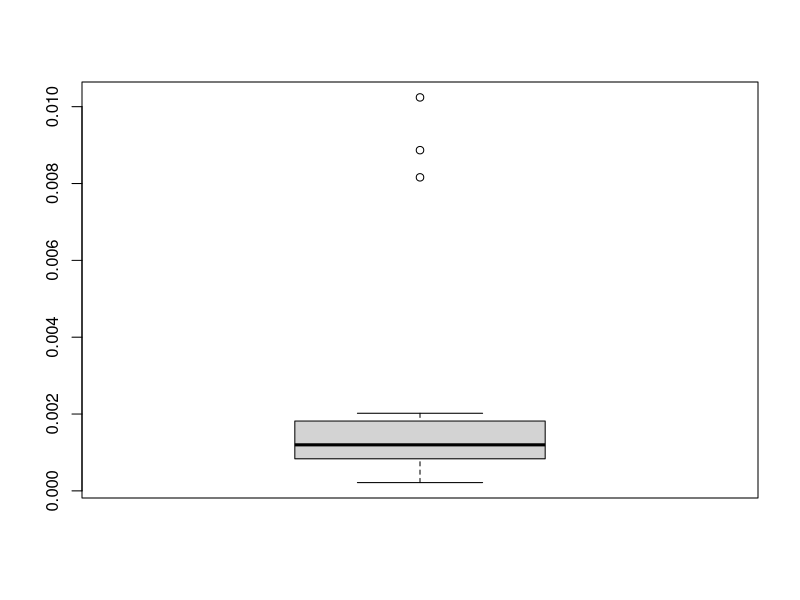
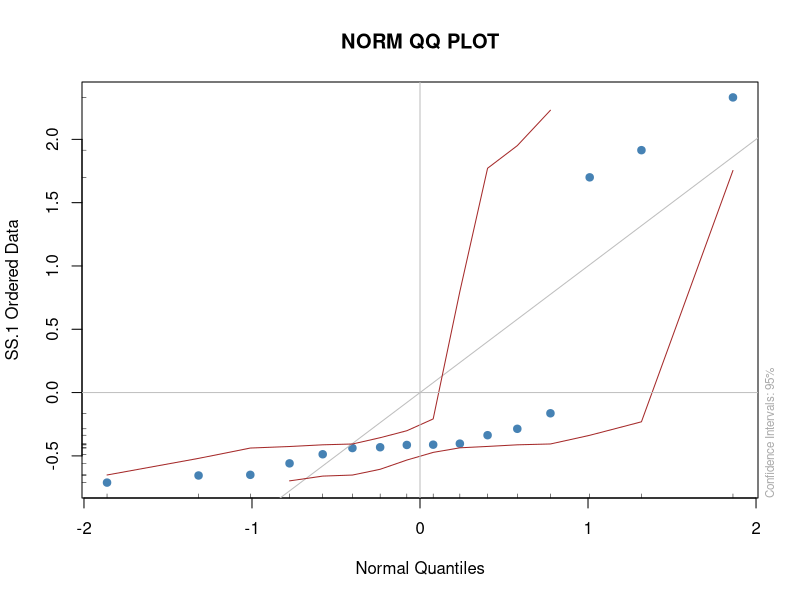
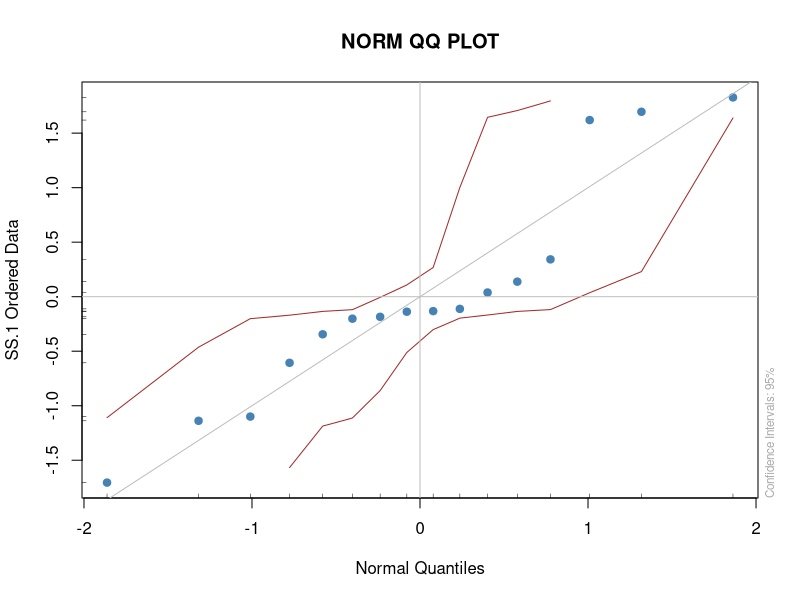
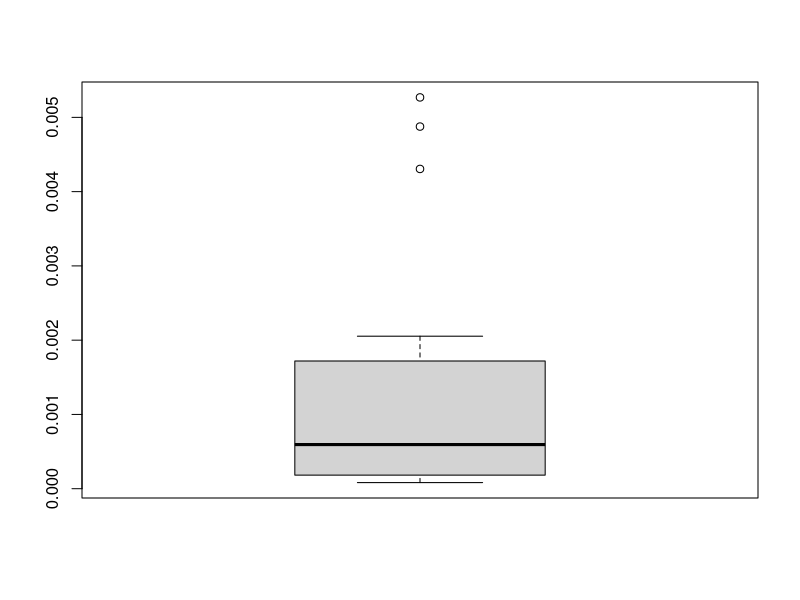
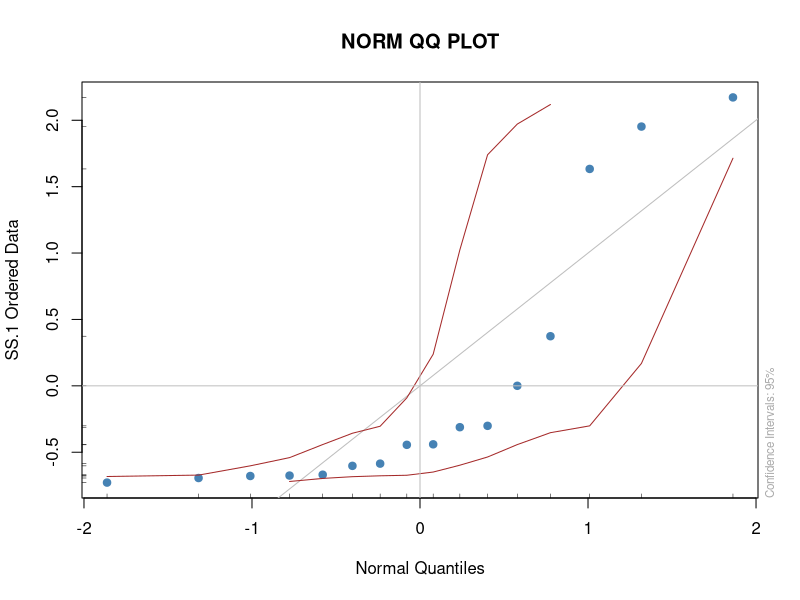
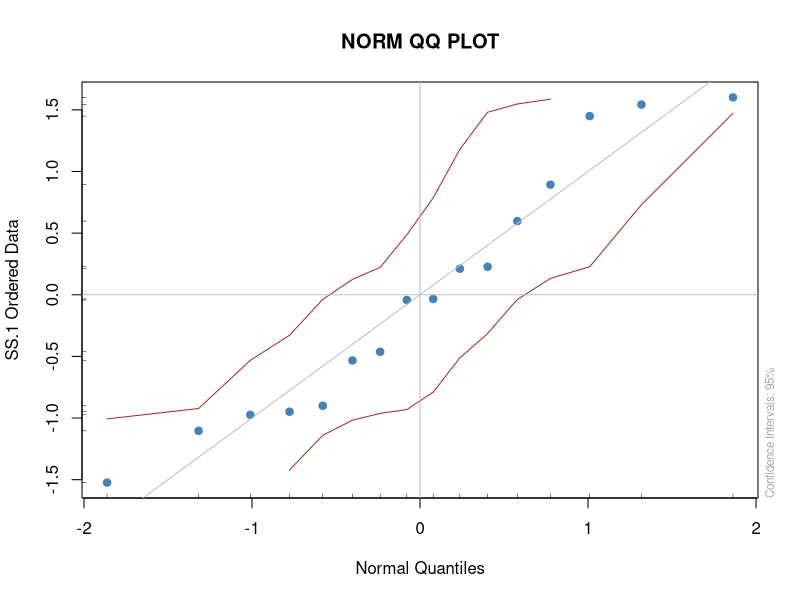
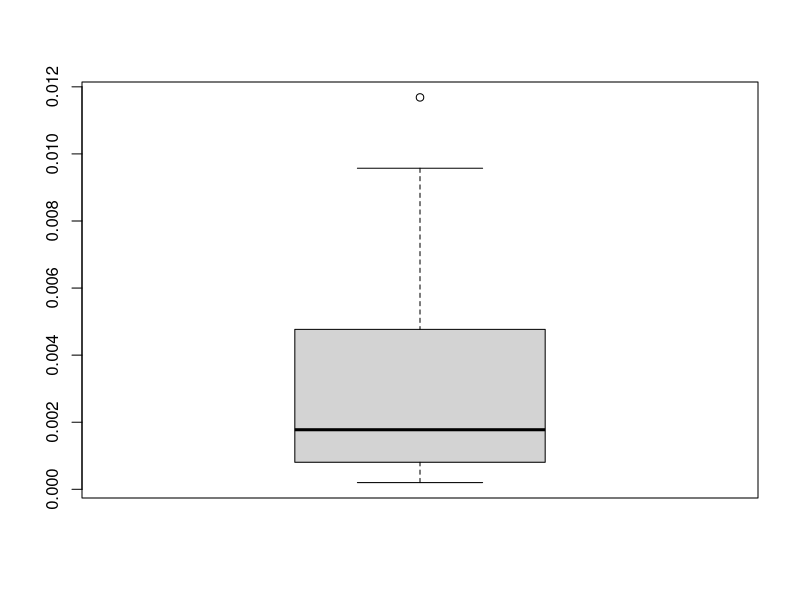
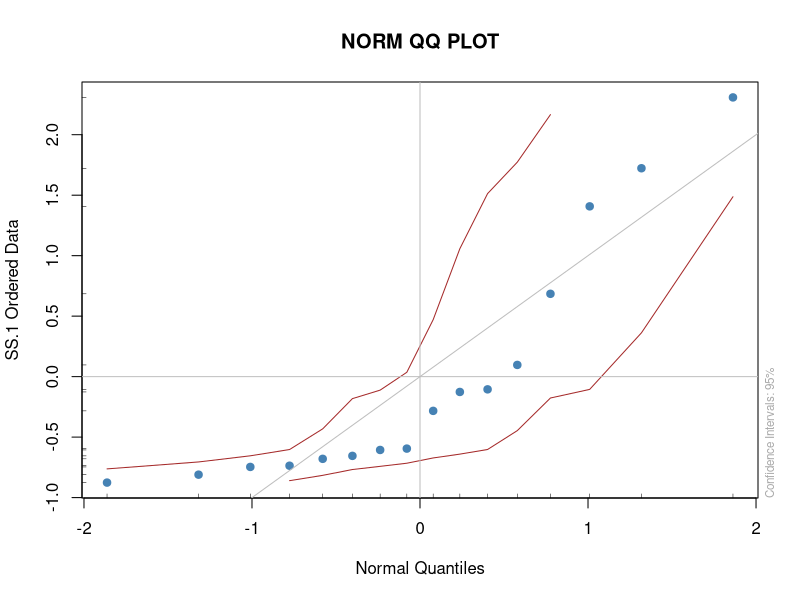

Recreate these plots in R, in order.
All_16S <- read.csv(file = "16S_all.csv",header = TRUE)
T0_16S <- All_16S[All_16S$Time==0,]

Mco <- T0_16S$Methylococcaceae
Mm <- T0_16S$Methylomonadaceae
Mcy <- T0_16S$Methylocystaceae
Ma <- T0_16S$Methylacidiphilaceae
Mp <- T0_16S$Methylophilaceae

geochem <- read.csv(file = "T0_geochem.csv" ,sep = ",", header = TRUE)
row.names(geochem) <- geochem[,1] #set row names
geochem <- geochem[,-1] #remove first column
geochem <- geochem[,-5] #remove empty column at end

o2 <- geochem$Modeled_Initial_Oxygen
ch4 <- geochem$Modeled_Initial_Methane
temp <- c(20.01,20.024,20.099,27.287,27.308,27.253,28.339,
          28.544,28.575,27.794,27.93,20.268,20.153,20.127,18.287,18.276)
rate_constant<-geochem$Rate_Constant

#Test normality 
library(fBasics)

###########################
#For Microbiological Data #
###########################

boxplot(Mco)
qqnormPlot(Mco) #bad
qqnormPlot(log(Mco)) #much better
normalTest(Mco, method = "sw") #Not normal 
normalTest(log(Mco), method = "sw")#Normal


boxplot(Mm)
qqnormPlot(Mm) #bad
qqnormPlot(log(Mm)) #much better
normalTest(Mm, method = "sw") #Not normal 
normalTest(log(Mm), method = "sw")#Normal


boxplot(Mcy)
qqnormPlot(Mcy) #bad
qqnormPlot(log(Mcy)) #much better
normalTest(Mcy, method = "sw") #Not normal 
normalTest(log(Mcy), method = "sw")#Normal


boxplot(Ma)
qqnormPlot(Ma) #Fine
qqnormPlot(log(Ma)) #About the same
normalTest(Ma, method = "sw") #Normal 
normalTest(log(Ma), method = "sw") #Still Normal


boxplot(Mp)
qqnormPlot(Mp) #bad
qqnormPlot(log(Mp)) #much better
normalTest(Mp, method = "sw") #Not normal 
normalTest(log(Mp), method = "sw")#Normal

#######################
#For Geochemical Data #
#######################

# Rate constant - probably fine
boxplot(rate_constant)
boxplot(log(rate_constant))
qqnormPlot(rate_constant) #fine
qqnormPlot(log(rate_constant)) #not much different
normalTest(rate_constant, method = "sw") #Very slightly not normal P = 0.06983  
normalTest(log(rate_constant), method = "sw")#Just under significance

# Oxygen - fine (regular) 
boxplot(o2)
qqnormPlot(o2) #fine
qqnormPlot(log(o2)) #a little worse
normalTest(o2, method = "sw")  #Just under significance 
normalTest(log(o2), method = "sw") #Normal 

#Methane -- fine (regular)
boxplot(ch4)
qqnormPlot(ch4) #fine
qqnormPlot(log(ch4)) #not much different
normalTest(ch4, method = "sw") #Normal  
normalTest(log(ch4), method = "sw") #Just under significance

#Temperature -- Temperature is usually normally distributed here, we just sampled 
#during two specific high and low periods. 

hist(temp) #Looks like was taken from a normal distribution, but with middle taken out.
boxplot(temp)
qqnormPlot(temp) #bimodal
qqnormPlot(log(temp)) #same 
normalTest(temp, method = "sw") #Not normal -- bimodal
normalTest(log(temp), method = "sw")#Same 
